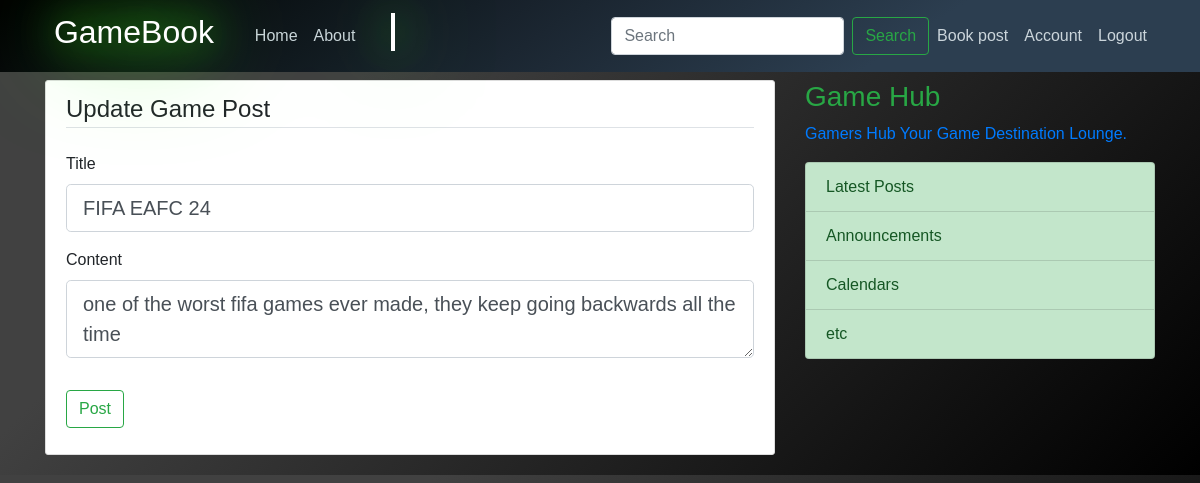
Page /post/13/update (signed in) on the committed database.
### gamebook/models.py (models this page shows, shortened)
class Post(db.Model):
	id = db.Column(db.Integer, primary_key=True)
	title = db.Column(db.String(100), nullable=False)
	date_posted = db.Column(db.DateTime, nullable=False, default=datetime.utcnow)
	content = db.Column(db.Text, nullable=False)
	user_id = db.Column(db.Integer, db.ForeignKey('user.id'), nullable=False)

### gamebook/posts/routes.py (the view)
@posts.route("/post/<int:post_id>/update", methods=['GET', 'POST'])
@login_required
def update_post(post_id):
	post = Post.query.get_or_404(post_id)
	if post.author != current_user:
		abort(403)
	form = PostForm()
	if form.validate_on_submit():
		post.title = form.title.data
		post.content = form.content.data
		db.session.commit()
		flash('Your post has been updated!', 'success')
		return redirect(url_for('posts.post', post_id=post.id))
	elif request.method == 'GET':
		form.title.data = post.title
		form.content.data = post.content
	return render_template('create_post.html', title='Update post', form=form, legend='Update Game Post ')

### gamebook/posts/forms.py
class PostForm(FlaskForm):
	title = StringField('Title', validators=[DataRequired()])
	content = TextAreaField('Content', validators=[DataRequired()])
	submit = SubmitField('Post')

### gamebook/models.py (called while the page is built)
@login_manager.user_loader
def load_user(user_id):
	return User.query.get(int(user_id))

### gamebook/templates/create_post.html (shortened to what this page needs)
{% extends "layout.html" %}
{% block content %}
	<div class="content-section">
		<form method="POST" action="">
			<fieldset class="form-group">
				<legend class="border-bottom mb-4">{{ legend }}</legend>
				<div class="form-group">
					{{ form.title.label(class="form-control-label") }}
					{% if form.title.errors %}
						{{ form.title(class="form-control form-control-lg, is-invalid") }}
						<div class="invalid-feedback">
							{% for error in form.title.errors %}
								<span>{{ error }}</span>
							{% endfor %}
						</div>
					{% else %}
						{{ form.title(class="form-control form-control-lg") }}
					{% endif %}
				</div>
				<div class="form-group">
					{{ form.content.label(class="form-control-label") }}
					{% if form.content.errors %}
						{{ form.content(class="form-control form-control-lg, is-invalid") }}
						<div class="invalid-feedback">
							{% for error in form.content.errors %}
								<span>{{ error }}</span>
							{% endfor %}
						</div>
					{% else %}
						{{ form.content(class="form-control form-control-lg") }}
					{% endif %}
				</div>
			</fieldset>
			<div class="form-group">
				{{ form.submit(class="btn btn-outline-success")}}
			</div>
		</form>
	</div>
{% endblock content %}

### gamebook/static/main.css (style rules this page uses)
body { background-color: #000000; background-image: linear-gradient(315deg, #000000 0%, #414141 74%); margin-top: 5rem; }
.content-section { background: #FFFFFF; padding: 10px 20px; border: 1px solid #dddddd; border-radius: 3px; margin-bottom: 20px; }

### gamebook/static/style2.css (style rules this page uses)
* { margin: 0; padding: 0; box-sizing: border-box; font-family: 'Poppins', sans-serif; }
body { display: flex; }

### rows in the picture
Post: title "FIFA EAFC 24", content "one of the worst fifa games ever made, they keep going backwards all the time"

### other values in the picture
{{ legend }} "Update Game Post"
